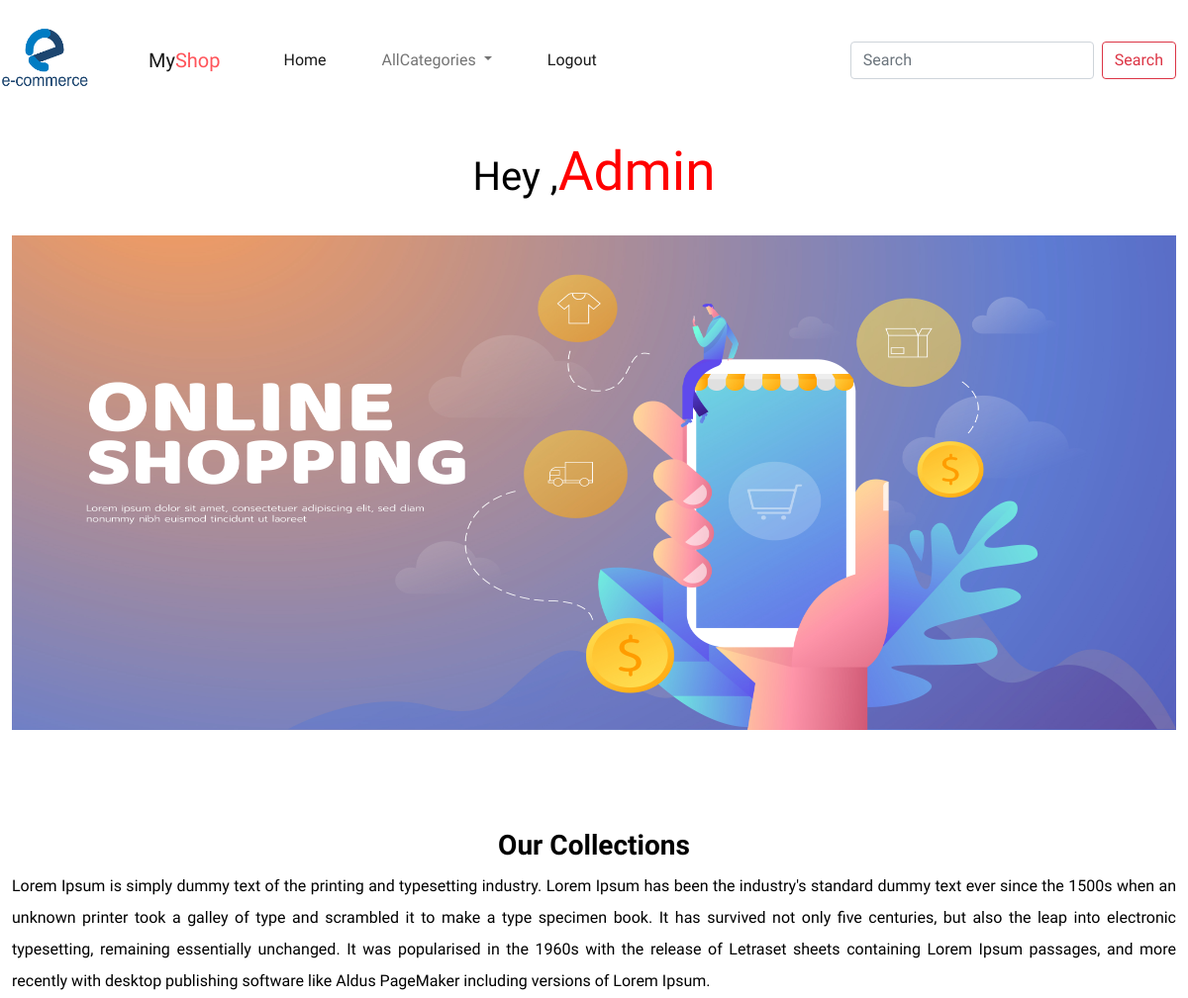
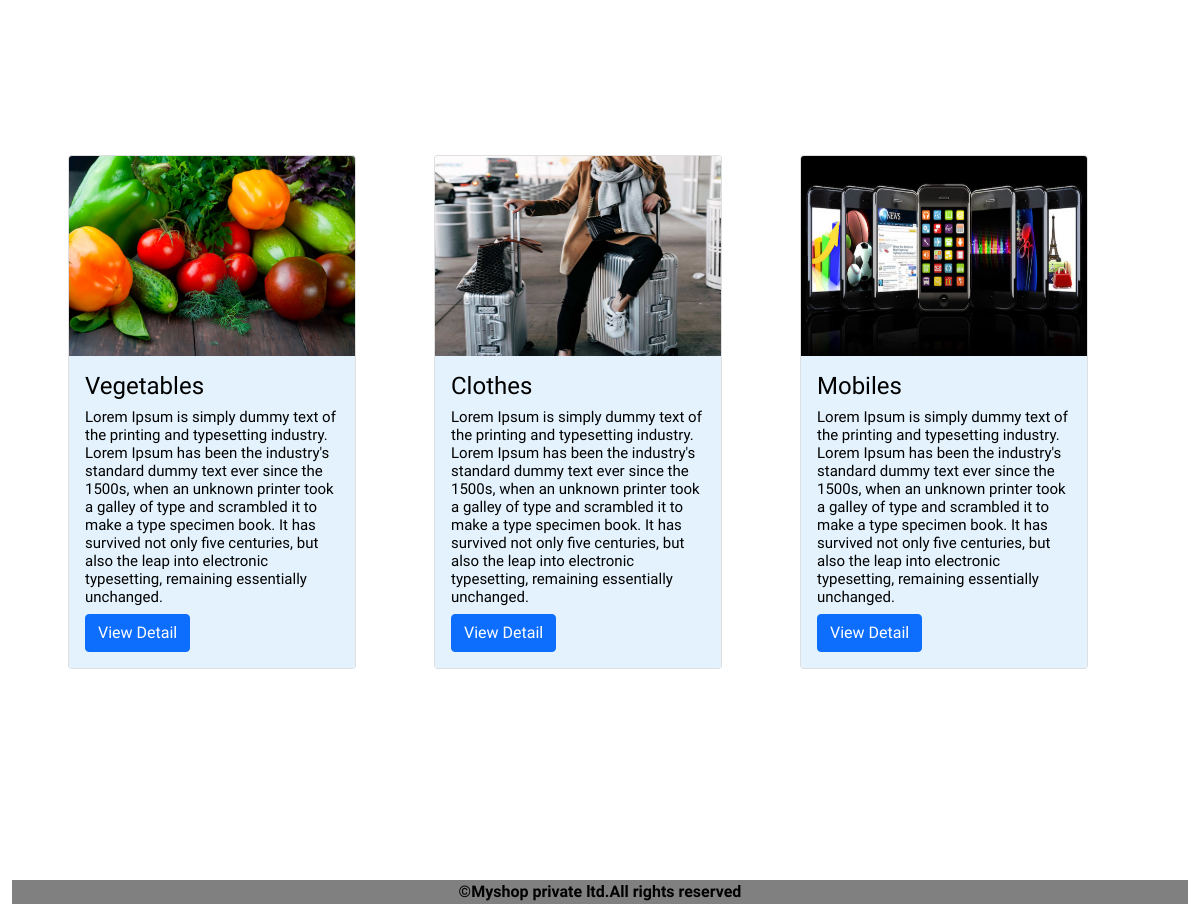
The app's page / (signed in) with its own data (2 pictures, top to bottom).
### shop/models.py (models this page shows, shortened)
class Category(models.Model):   #base class models.Model
    name = models.CharField(max_length=40)   #to add primary key : (max_length(20),primary key=true)
    desc = models.TextField()
    image=models.ImageField(upload_to='categories',null=True,blank=True)

### shop/views.py (the view)
# urls.py: path('', views.allcategories, name="allcat"),
def allcategories(request):
    c=Category.objects.all()
    return render(request,'category.html',{'c':c})

### cart/context_processors.py (called while the page is built)
def total(request):
    count=0
    if request.user.is_authenticated:
        u=request.user
        try:
            c=Cart.objects.filter(user=u)
            for i in c:
                count=count+i.quantity
        except:
            count=0
    return{'count':count}

### shop/context_processors.py (called while the page is built)
def links(request):
    c=Category.objects.all()
    return {'links':c}       #here we can pass context as funcname 'links' variable only coz its func name is links (so both must be same name)

### templates/category.html (shortened to what this page needs)
<!DOCTYPE html>
{% extends 'base.html' %}
{% load static %}
{% block content %}
<div class="container-fluid mt-4" style="margin-bottom:100px">
    <center>
    {% if user.is_authenticated %}
    <h1>Hey ,<span style="color:red; font-size:55px;">{{user.username}}</span></h1>
    {% else %}
    <h1>Guest</h1>
    {% endif %}
</center>
    <br>
    <img src="{% static 'images/banner image3.jpg' %}" height="500px" width="100%">
</div>
<div class="container-fluid" style="margin-bottom:100px">
    <h3 class="text-center text-black fw-bold">Our Collections</h3>
    <p style="text-align:justify;line-height:2">Lorem Ipsum is simply dummy text of the printing and typesetting industry.
    Lorem Ipsum has been the industry's standard dummy text ever since the 1500s  when an unknown printer took a galley of type and scrambled it to make a type
    specimen book. It has survived not only five centuries, but also the leap into
    electronic typesetting, remaining essentially unchanged. It was popularised in
    the 1960s with the release of Letraset sheets containing Lorem Ipsum passages,
    and more recently with desktop publishing software like Aldus PageMaker including
    versions of Lorem Ipsum.</p>
</div>
<div class="container-fluid" style="margin-bottom:100px">
    <div class="row">
        {% for i in c %}
            <div class="col-sm-3 m-2 " style="height:px; width:350px;" >
            <div class="card m-5" style="width: 18rem;">
  <img src="{{i.image.url}}" height="200px" width="100%" class="card-img-top" alt="...">
  <div class="card-body" style="background-color:#e3f2fd">
    <h4 class="card-title">{{i.name}}</h4>
       <h5 class="card-title" style="font-size:15px">{{i.desc}}</h5>
    <a href="{% url 'shop:products' i.id %}" class="btn btn-primary">View Detail</a>
  </div>
</div>
        </div>
{% endfor %}
    </div>
</div>
{% endblock %}

### static/css/style.css (style rules this page uses)
body { color:black; background-color:white; font-family: "Recursive", sans-serif; font-optical-sizing: auto; font-weight: 300; font-style: normal; font-variation-settings: "slnt" 0, "CASL" 0, "CRSV" 0.5, "MONO" 0; }
.navbar-brand,span { display: inline-block; color:#ff545a; text-transform:capitalize; }
.log-img,img { padding-top:px; }
.container-fluid { margin-top:5px; background-color:white; }

### records on screen
Category: image (picture), name "Vegetables", desc "Lorem Ipsum is simply dummy text of the printing and typesetting industry. Lorem Ipsum has been the industry's standard dummy text ever since the 1500s, when an unknown printer took a galley of type and scrambled it to make a type specimen book. It has survived not only five centuries, but also the leap into electronic typesetting, remaining essentially unchanged."
Category: image (picture), name "Clothes", desc "Lorem Ipsum is simply dummy text of the printing and typesetting industry. Lorem Ipsum has been the industry's standard dummy text ever since the 1500s, when an unknown printer took a galley of type and scrambled it to make a type specimen book. It has survived not only five centuries, but also the leap into electronic typesetting, remaining essentially unchanged."
Category: image (picture), name "Mobiles", desc "Lorem Ipsum is simply dummy text of the printing and typesetting industry. Lorem Ipsum has been the industry's standard dummy text ever since the 1500s, when an unknown printer took a galley of type and scrambled it to make a type specimen book. It has survived not only five centuries, but also the leap into electronic typesetting, remaining essentially unchanged."

### other values on screen
{{ user.username }} "Admin"
